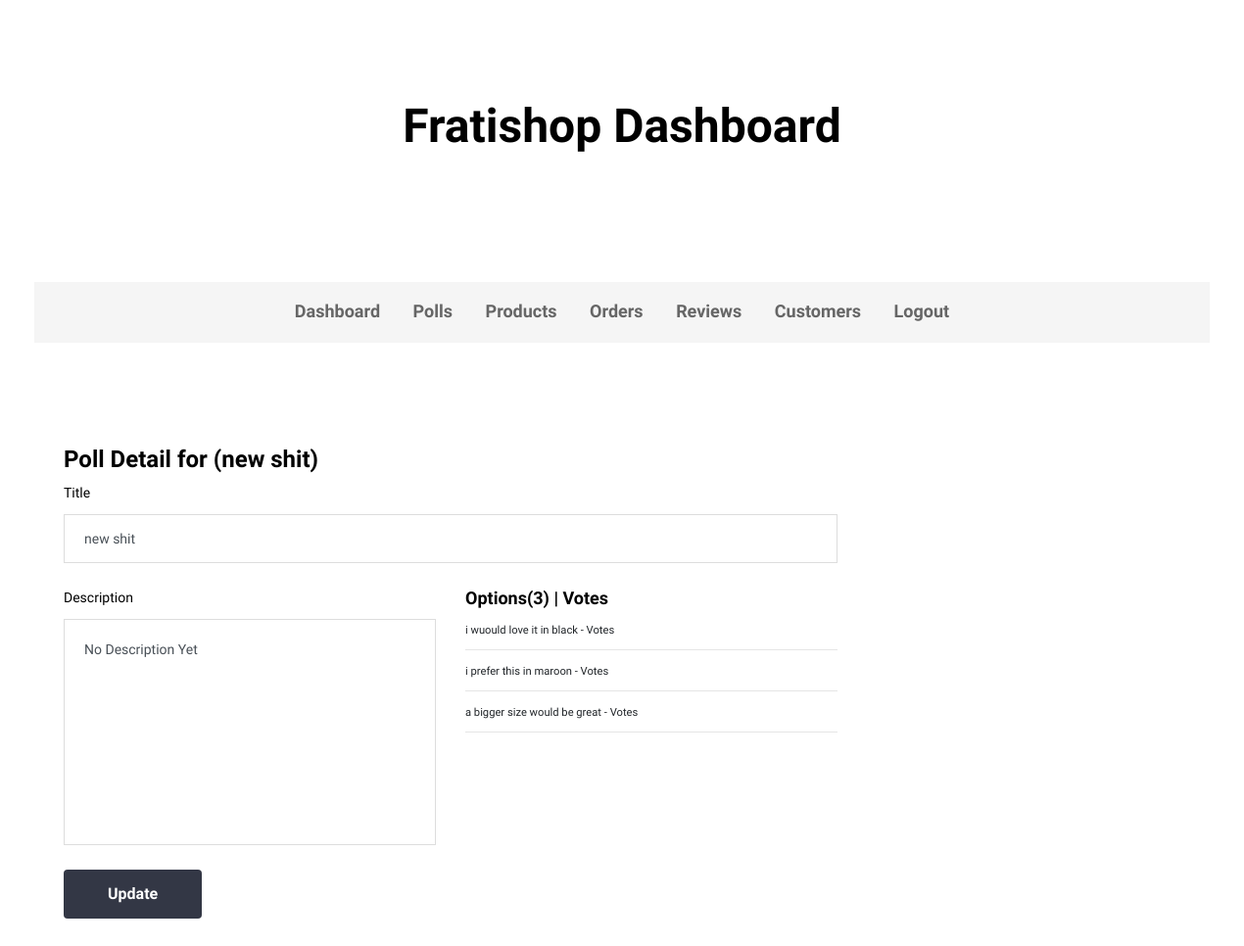
Page /dashboard-poll-detail/4/ on the committed database.
### poll/models.py (models this page shows, shortened)
class Poll(models.Model):
	customer_id = models.CharField(max_length=1050, default="none")
	user_id = models.CharField(max_length=1050, default="none")
	title = models.CharField(max_length=1050)
	tag_title = models.CharField(max_length=1050, default="Review")
	category = models.CharField(max_length=1050, default="section_one")
	description = models.TextField(default="none")
	count_down = models.CharField(max_length=1050, default="July 21, 2020 23:00:00")
	comments = models.ManyToManyField(Comment, through="PollCommentConnector", through_fields=("poll", "comment"),)
	options = models.ManyToManyField(Option, through="PollOptionConnector", through_fields=("poll", "option"),)
	image_1 = models.ImageField(upload_to='poll_product/images/', blank=True)
	image_2 = models.ImageField(upload_to='poll_product/images/', blank=True)
	image_3 = models.ImageField(upload_to='poll_product/images/', blank=True)
	pub_date = models.DateTimeField(default=timezone.now)

class Option(models.Model):
	option = models.CharField(max_length=1050)
	vote = models.IntegerField(default=0)
	pub_date = models.DateTimeField(default=timezone.now)

### admin_app/views.py (the view)
# urls.py: path('dashboard-poll-detail/<int:poll_id>/', views.PollDetailView, name="dashboard_poll_detail"),
def PollDetailView(request, poll_id):
	if request.method == "POST":
		title = request.POST.get("title")
		description = request.POST.get("description")
		poll = Poll.objects.get(id=poll_id)
		poll.title = title
		poll.description = description
		poll.save()
		options = poll.options.all()
		context = {"poll": poll, "options": options}
		return render(request, 'admin_app/poll_detail.html', context)
	else:
		poll = Poll.objects.get(id=poll_id)
		options = poll.options.all()
		context = {"poll": poll, "options": options}
		return render(request, 'admin_app/poll_detail.html', context)

### admin_app/templates/admin_app/poll_detail.html (shortened to what this page needs)
{% extends 'admin_app/base.html' %}
{% load static %}
{% block content %}
        <div class="container">
            <div class="ps-section__content">
                <div class="ps-block--vendor-dashboard">
                		    <main class="ps-page--my-account">
								<section class="ps-section--account">
									<div class="container">
										<div class="row">
											<div class="col-lg-8">
												<div class="ps-section__right">
												    <form class="ps-form--account-setting" method="post" enctype="multipart/form-data">
												        <div class="ps-form__header">
												            <h3>Poll Detail for ({{ poll.title }})</h3>
												        </div>
												        <div class="ps-form__content">
												            <div class="form-group">
												                <label>Title</label>
												                <input name="title" class="form-control" type="text" value="{{ poll.title }}">
												            </div>
												            <div class="row">
												                <div class="col-sm-6">
												                    <div class="form-group">
												                        <label>Description</label>
												                        <textarea name="description" rows="9" placeholder="Product Description." class="form-control">{{ poll.description }}</textarea>
												                    </div>
												                </div>
												                <div class="col-sm-6">
												                	<h4>Options({{ poll.options.count }}) | {{ poll.options.vote }}Votes</h4>
												                	{% if options %}
												                		{% for item in options %}
												                			<small>{{ item.option }} - {{ option.vote }}Votes</small><br/><hr>
												                		{% endfor %}
												                		{% else %}
												                			<h4>No Options Available, <a href="{% url 'dashboard_add_poll_option' poll.id %}">Add Some!</a></h4>
												                	{% endif %}
												                </div>
												            </div>
												        </div>
												        <div class="form-group submit">
												            <button class="ps-btn">Update</button>
												        </div>
												    </form>
												</div>
											</div>
										</div>
									</div>
								</section>
							</main>
                </div>
               </div>
             </div>
       {% endblock %}

### rows in the picture
Poll: title "new shit", description "No Description Yet", options.count "3"
Option: option "i wuould love it in black"
Option: option "i prefer this in maroon"
Option: option "a bigger size would be great"
